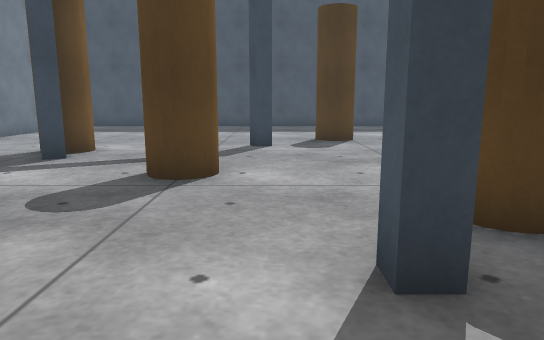
view 1 (above)

16 first-person views from a walk through a world built for the Gazebo simulator. The camera is 1.2 m above the floor, tilts 10° down and sees 70° across. The floor is counted in squares, 1 m on a side. Each view is taken from the middle of a square. On the plan, view 1 faces up. The plan holds only what a view shows up to about 15 squares ahead; the rest is blank. Surface patterns are stand-ins for the level's own textures.

view 2
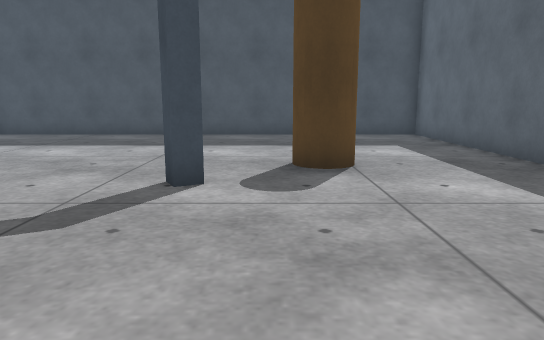

view 3
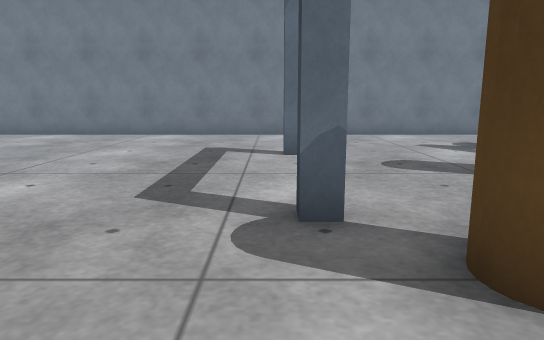

view 4
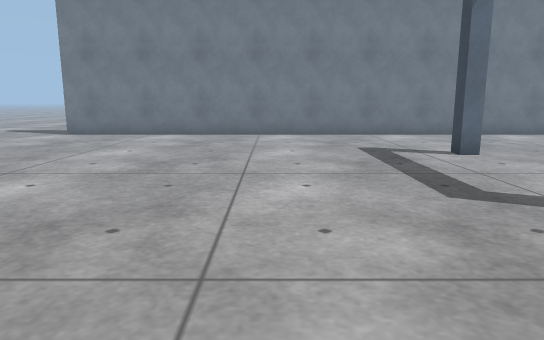

view 5
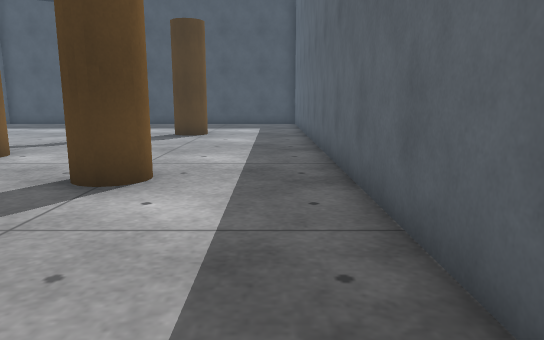

view 6
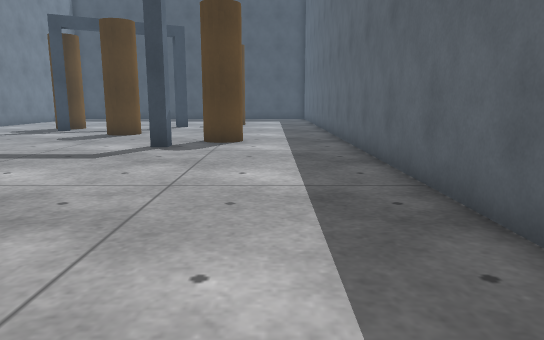

view 7
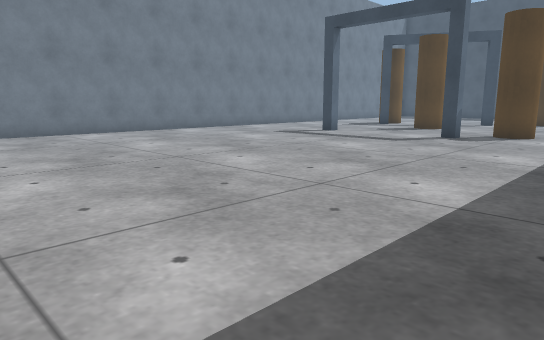

view 8
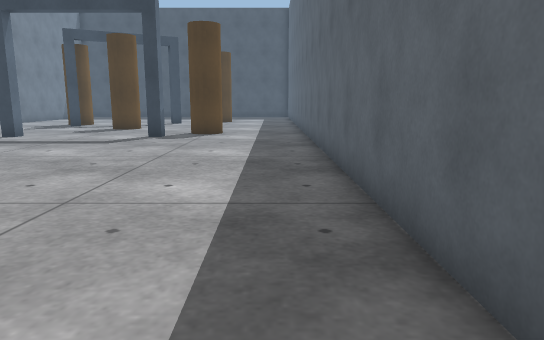

view 9
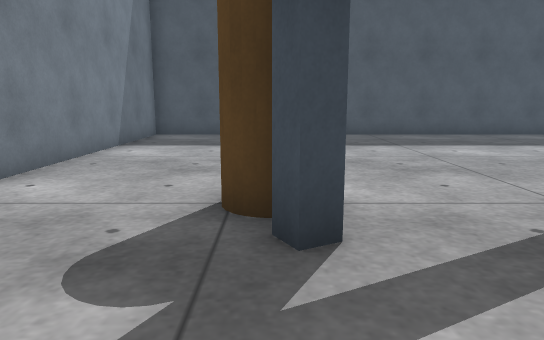

view 10
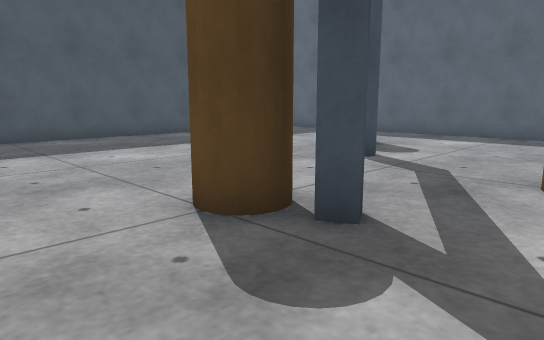

view 11
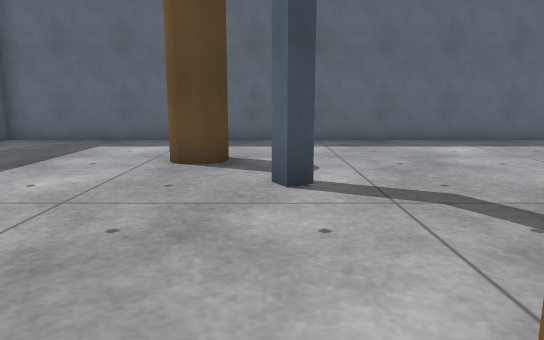

view 12
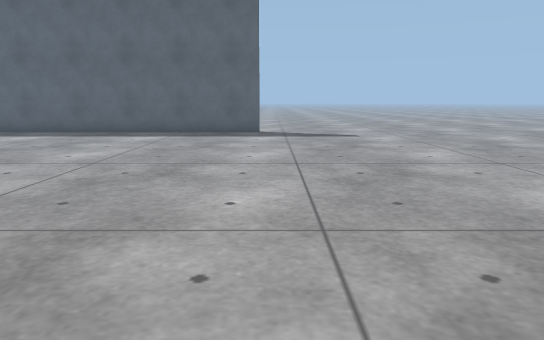

view 13
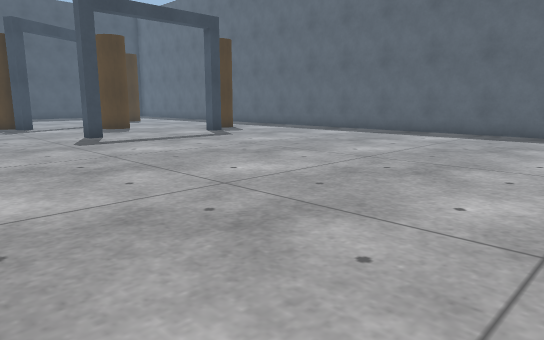

view 14
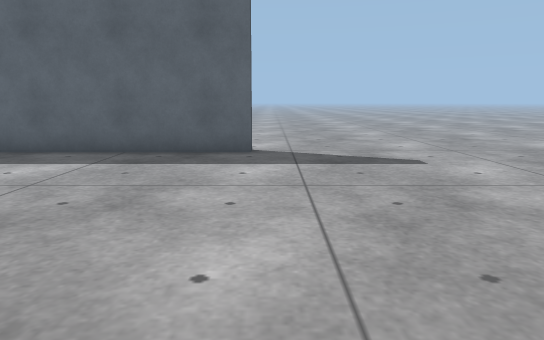

view 15
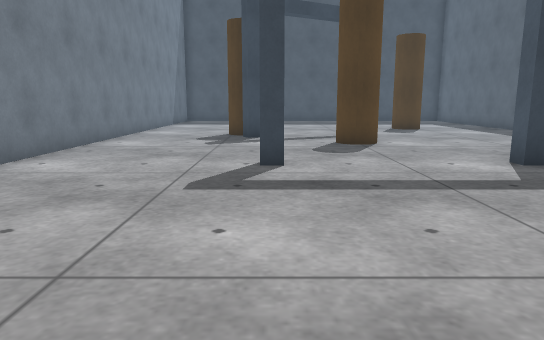

view 16
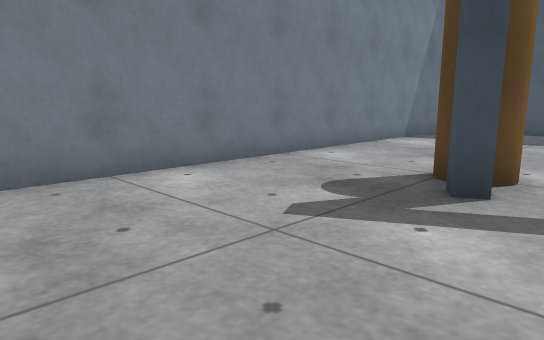

### Floor plan
Key: @ floor where view 1 was taken; # wall or solid block; . floor; P pillar; G gate.
Columns run from 10 left of view 1 to 12 right of it. Each row starts with its distance up from view 1.
 19  #################
 18  #...............#
 17  #...............#
 16  #...............#
 15  #...............#
 14  #...............#
 13  #..........P....#
 12  #..........P....#
 11  #........G......#
 10  #...P...........#
  9  #...P...........#
  8  #...G...........#
  7  #......PP.......#
  6  #......PP.......#
  5  #...............#
  4  #..........PP...#
  3  #...............#
  2  #....G....G.....#
  1  #...............#
  0  #........@......#
 -1  #...............#
 -2  #...............#
 -3  #...............#
 -4  #...............#
 -5  #...............#
 -6  #...............#
 -7  #...............#
 -8  #...............#
 -9  #...............#
-10 .......................
-11 .......................

Positions as (right, up) in squares from view 1, and headings:
1: (0, 0), facing up
2: (1, 5), facing up
3: (5, 2), facing left
4: (5, -2), facing left
5: (5, -2), facing up
6: (4, -8), facing up
7: (6, -11), facing up-left
8: (5, -11), facing up
9: (-5, 5), facing up
10: (-8, 6), facing up-right
11: (-6, 11), facing right
12: (-9, -10), facing right
13: (-9, -11), facing up-right
14: (-3, -10), facing right
15: (-4, -5), facing up
16: (-3, 3), facing up-left
